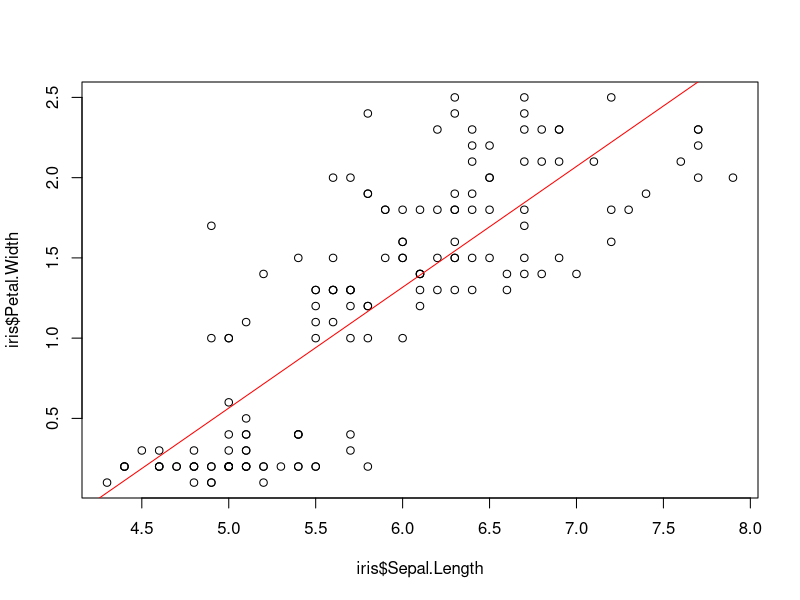
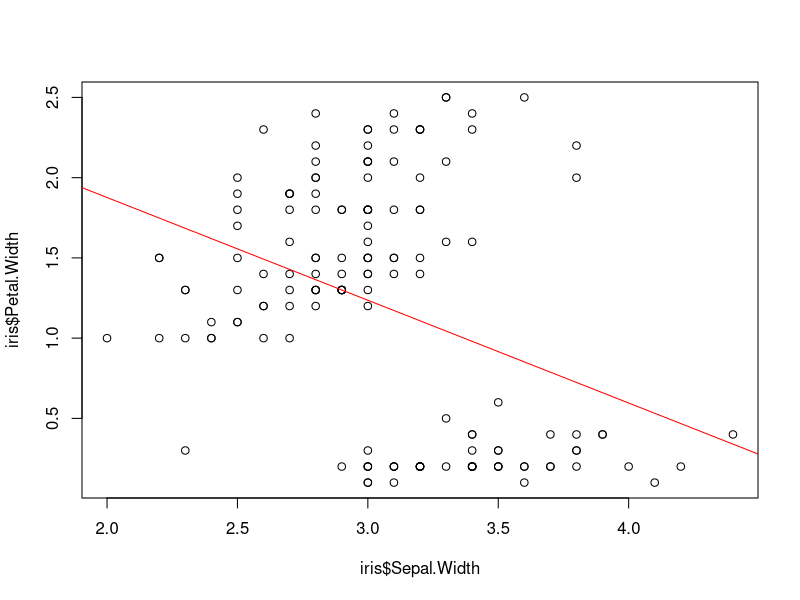
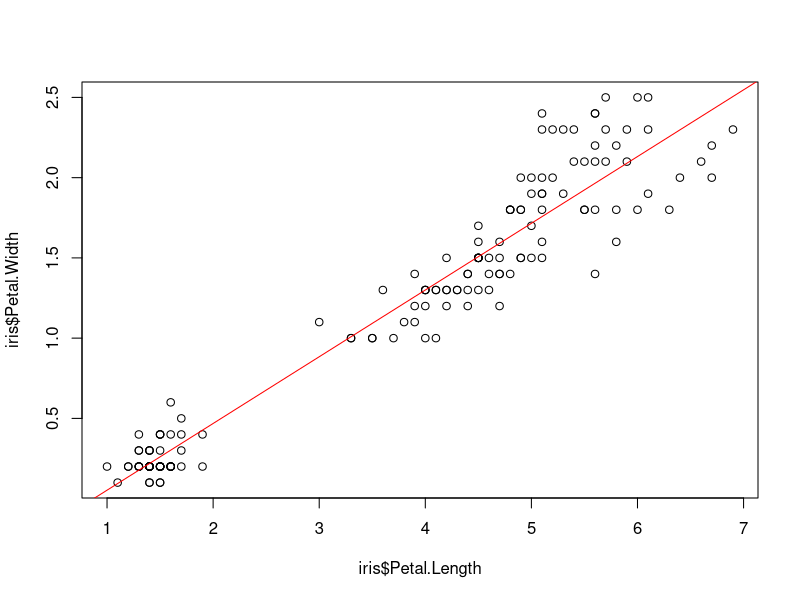

The R script that drew these images, in order: (Note: this script raises an error after producing the figures.)
# 1
# Goal: Analyze variance of bootstrap methods (empirical, residual, and wild) for finding 
# the slope of the linear model of response variable Petal.Width and various covariates
# (Sepal.Length, Sepal.Width, Petal.Length). Using R's built in iris dataset.

# a Linear fits from given data 
fit_slen = lm(Petal.Width ~ Sepal.Length, iris)
fit_swid = lm(Petal.Width ~ Sepal.Width, iris)
fit_plen = lm(Petal.Width ~ Petal.Length, iris)
fit_slen$coefficients
fit_swid$coefficients
fit_plen$coefficients
x = seq(0, 10, 0.1)
plot(iris$Sepal.Length, iris$Petal.Width)
lines(x, fit_slen$coefficients[1] + fit_slen$coefficients[2]*x, col="red")
plot(iris$Sepal.Width, iris$Petal.Width)
lines(x, fit_swid$coefficients[1] + fit_swid$coefficients[2]*x, col="red")
plot(iris$Petal.Length, iris$Petal.Width)
lines(x, fit_plen$coefficients[1] + fit_plen$coefficients[2]*x, col="red")


# b Bootstrapping linear fits
B = 10000
n = nrow(iris)

# EMPIRICAL
coeff_BT_emp = matrix(NA, nrow=B, ncol = 4)
for (i in 1:B) {
  indices_BT = sample(n, n, replace = T)
  iris_BT = iris[indices_BT, 1:4]
  # Get coefficients from linear model fit
  fit_slen_BT = lm(Petal.Width ~ Sepal.Length, iris_BT)$coefficients
  fit_swid_BT = lm(Petal.Width ~ Sepal.Width, iris_BT)$coefficients
  fit_plen_BT = lm(Petal.Width ~ Petal.Length, iris_BT)$coefficients
  # currently using a BT sample for the first intercept (sepal length) only
  coeff_BT_emp[i, 1] = fit_slen_BT[1]
  coeff_BT_emp[i, 2] = fit_slen_BT[2]
  coeff_BT_emp[i, 3] = fit_swid_BT[2]
  coeff_BT_emp[i, 4] = fit_plen_BT[2]
}
colnames(coeff_BT_emp) = c("Sepal.Length Int.", "Sepal.Length Slope", 
                       "Sepal.Width Slope", "Petal.Length Slope")
var_coeff_BT_emp = var(coeff_BT)

# RESIDUAL
coeff_BT_res = matrix(NA, nrow=B, ncol = 4)
slen_pred = predict(fit_slen)
swid_pred = predict(fit_swid)
plen_pred = predict(fit_plen)
for (i in 1:B){
  # BT indices for samples
  indices_BT = sample(n, n, replace = T)
  # Get residuals for each of the three models
  res_slen = fit_slen$residuals[indices_BT]
  res_swid = fit_swid$residuals[indices_BT]
  res_plen = fit_plen$residuals[indices_BT]
  # BT Y*=predicted Petal.Width for each of the three models
  y_slen = slen_pred + res_slen
  y_swid = swid_pred + res_swid
  y_plen = plen_pred + res_plen
  # Get coefficients from linear model fit
  fit_slen_BT = lm(y_slen ~ iris$Sepal.Length)$coefficients
  fit_swid_BT = lm(y_swid ~ iris$Sepal.Width)$coefficients
  fit_plen_BT = lm(y_plen ~ iris$Petal.Length)$coefficients
  # currently using a BT sample for the first intercept (sepal length) only
  coeff_BT_res[i, 1] = fit_slen_BT[1]
  coeff_BT_res[i, 2] = fit_slen_BT[2]
  coeff_BT_res[i, 3] = fit_swid_BT[2]
  coeff_BT_res[i, 4] = fit_plen_BT[2]
}
colnames(coeff_BT_res) = c("Sepal.Length Int.", "Sepal.Length Slope", 
                           "Sepal.Width Slope", "Petal.Length Slope")
var_coeff_BT_res = var(coeff_BT_res)

# WILD
coeff_BT_wild = matrix(NA, nrow=B, ncol = 4)
for (i in 1:B){
  # BT Y*=predicted Petal.Width for each of the three models
  y_slen = slen_pred + fit_slen$residuals*rnorm(n)
  y_swid = swid_pred + fit_swid$residuals*rnorm(n)
  y_plen = plen_pred + fit_plen$residuals*rnorm(n)
  # Get coefficients from linear model fit
  fit_slen_BT = lm(y_slen ~ iris$Sepal.Length)$coefficients
  fit_swid_BT = lm(y_swid ~ iris$Sepal.Width)$coefficients
  fit_plen_BT = lm(y_plen ~ iris$Petal.Length)$coefficients
  # currently using a BT sample for the first intercept (sepal length) only
  coeff_BT_wild[i, 1] = fit_slen_BT[1]
  coeff_BT_wild[i, 2] = fit_slen_BT[2]
  coeff_BT_wild[i, 3] = fit_swid_BT[2]
  coeff_BT_wild[i, 4] = fit_plen_BT[2]
}
colnames(coeff_BT_wild) = c("Sepal.Length Int.", "Sepal.Length Slope", 
                           "Sepal.Width Slope", "Petal.Length Slope")
var_coeff_BT_wild = var(coeff_BT_wild)

# Final answer: compare variances of coefficients using the three methods
var_comp = matrix(NA, nrow = 3, ncol = 4)
var_comp[1,] = diag(var_coeff_BT_emp)
var_comp[2,] = diag(var_coeff_BT_res)
var_comp[3,] = diag(var_coeff_BT_wild)
colnames(var_comp) = c("Sepal.Length Int.", "Sepal.Length Slope", 
                       "Sepal.Width Slope", "Petal.Length Slope")
rownames(var_comp) = c("Empirical", "Residual", "Wild")


# c Comparison of variance of bootstrap methods
# Boxplots to compare the intercept of Petal.Width ~ Sepal.Length variance across 3 BT methods
boxplot(coeff_BT_emp[, 1], coeff_BT_res[, 1], coeff_BT_wild[, 1], 
        main = "Variance of LM Intercept Across 3 BT Models",
        names = c("Empirical", "Residual", "Wild"),
        col = c("pink", "red", "orange"))


# -----------------------------------------------------------------------------------------

# 2


